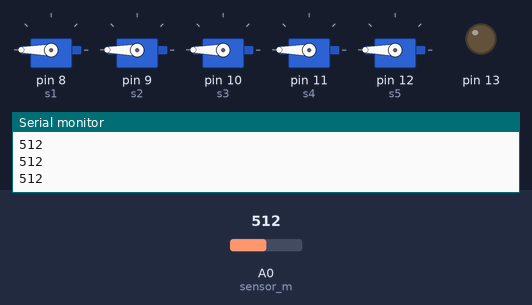
Bench run of a sketch on a simulated Arduino Uno, built with avr-gcc and run on an emulated ATmega328P. On the bench: 5 × servo, output pins drawn as LEDs (lit = HIGH), the last lines printed to the serial monitor. The inputs (shaded band) are chosen by the test bench; at power-on: A0 (sensor_m) = 512.

Above: at 1.2 s.
1.3 s: A0 (sensor_m) set to 76
2.8 s: A0 (sensor_m) set to 62
At 4.0 s:
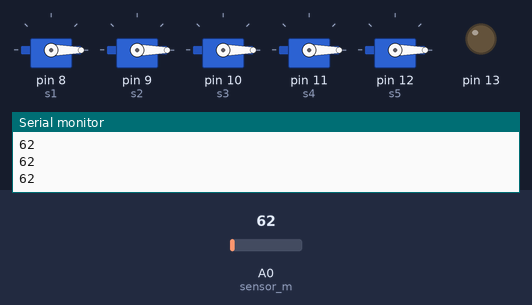
4.3 s: A0 (sensor_m) set to 80
At 5.5 s:
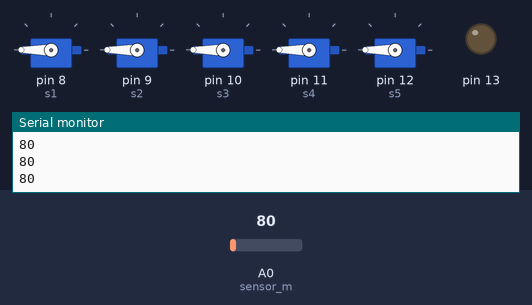
5.9 s: A0 (sensor_m) set to 60
At 7.0 s:
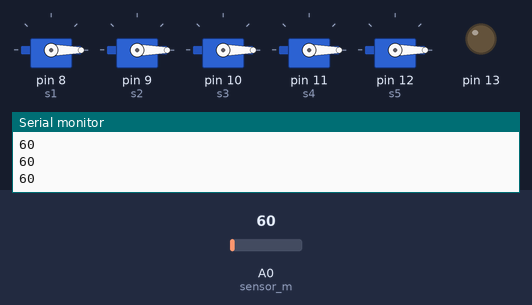
Timing chart, 0 to 8.4 s (numbered marks = the images above; inputs shaded):
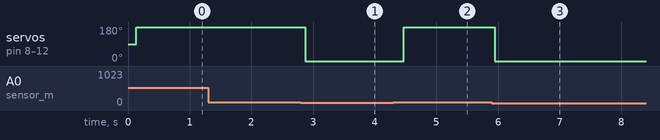

The sketch:

emgg.ino
```cpp
#include <Servo.h>
Servo s1;
Servo s2;
Servo s3;
Servo s4;
Servo s5;
int servo1;
int servo2;
int servo3;
int servo4;
int servo5;
void setup() {
  Serial.begin(9600);
  pinMode(13, OUTPUT);
  s1.attach(8);
  s2.attach(9);
  s3.attach(10);
  s4.attach(11);
  s5.attach(12);
}


void loop() {
  long tiempo = millis(); //tiempo antes de iniciar la lectura
  int V_EMG = sensor_m(300); //lectura de emg
  tiempo = millis() - tiempo; //milisegundos que duró la lectura

  Serial.println(V_EMG);
  if (V_EMG > 70) {
    servo1 = 180;
    servo2 = 180;
    servo3 = 180;
    servo4 = 180;
    servo5 = 180;
    delay(100);
  }
  else {
servo1 = 0;
    servo2 = 0;
    servo3 = 0;
    servo4 = 0;
    servo5 = 0;
  }
  mano(servo1, servo2, servo3, servo4, servo5);
  //delay(100);

}


int sensor_m(int n)
{
  long suma = 0;
  for (int i = 0; i < n; i++)
  {
    suma = suma + analogRead(A0);
  }
  float adc = suma / n;

  return (adc);
}

void mano(byte v1, byte v2, byte v3, byte v4, byte v5) {
  s1 .write(v1);
  s2 .write(v2);
  s3 .write(v3);
  s4 .write(v4);
  s5 .write(v5);
  delay(25);
}
```

Measured:
- the behaviour switches between 71 and 70 on A0 (sensor_m) (found by bisection; images 0 and 1)
- after the input at 2.8 s, servo on pin 8 (s1), servo on pin 9 (s2), servo on pin 10 (s3), servo on pin 11 (s4), servo on pin 12 (s5): 180° → 0° after 0.07 s
- after the input at 4.3 s, servo on pin 8 (s1), servo on pin 9 (s2), servo on pin 10 (s3), servo on pin 11 (s4), servo on pin 12 (s5): 0° → 180° after 0.17 s
- after the input at 5.9 s, servo on pin 8 (s1), servo on pin 9 (s2), servo on pin 10 (s3), servo on pin 11 (s4), servo on pin 12 (s5): 180° → 0° after 0.05 s
